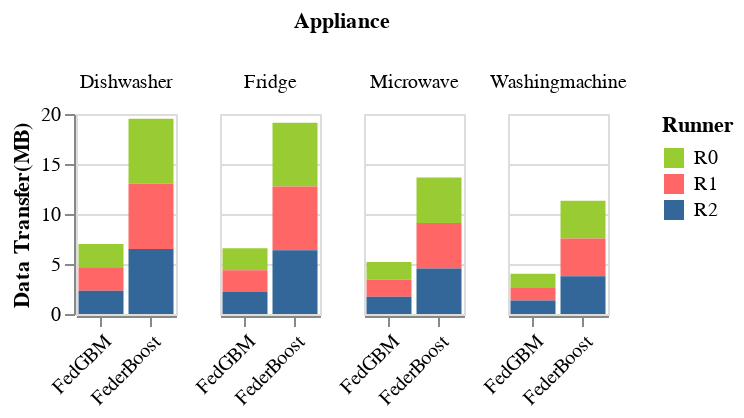

The notebook cell this image was saved under:
### Code cell
chart1

### Figure 1 — Vega-Lite specification as saved in the notebook (floating-point values rounded to 4 significant figures; data arrays with more than 128 entries replaced by an {"elided": "..."} marker saying what was removed)
{"config": {"view": {"continuousWidth": 400, "continuousHeight": 300}}, "data": {"name": "data-54840b2a6bc5410610c03012de969c9f"}, "mark": "bar", "encoding": {"color": {"type": "nominal", "field": "Runner", "legend": {"title": "Runner"}, "scale": {"domain": ["R0", "R1", "R2"], "range": ["#99cc33", "#FF6666", "#336699"]}}, "column": {"type": "nominal", "field": "Appliance"}, "x": {"type": "ordinal", "axis": {"labelAngle": -45}, "field": "method", "title": ""}, "y": {"type": "quantitative", "aggregate": "mean", "field": "volumn", "title": "Data Transfer(MB)"}}, "height": 100, "width": 50, "$schema": "https://vega.github.io/schema/vega-lite/v4.8.1.json", "datasets": {"data-54840b2a6bc5410610c03012de969c9f": {"elided": "216 records"}}}
